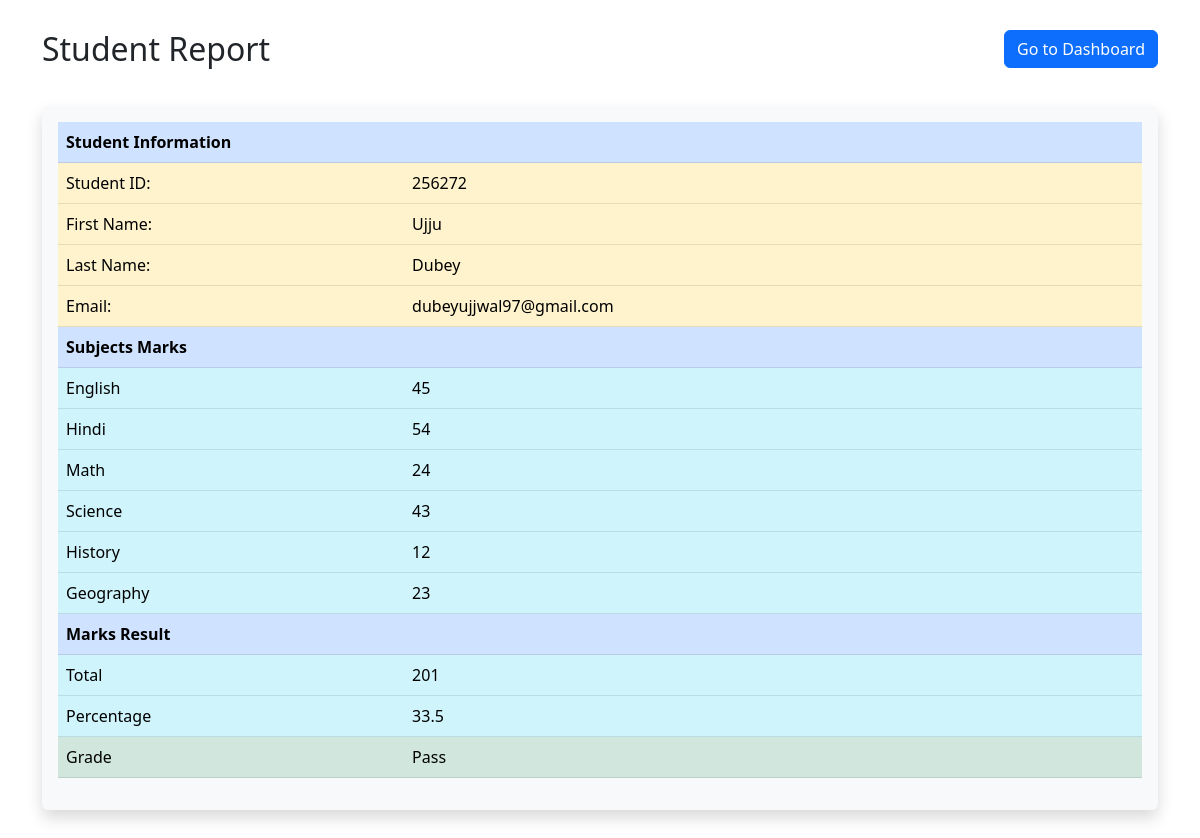
The app's page /view_report.php?record=9 with its own data.
### tables this page shows
CREATE TABLE `report` (
  `id` int(11) NOT NULL,
  `student_id` int(10) NOT NULL,
  `first_name` varchar(20) NOT NULL,
  `last_name` varchar(20) NOT NULL,
  `batch_class` varchar(20) NOT NULL,
  `email` varchar(100) NOT NULL,
  `english_marks` int(3) NOT NULL,
  `hindi_marks` int(3) NOT NULL,
  `math_marks` int(3) NOT NULL,
  `science_marks` int(3) NOT NULL,
  `history_marks` int(3) NOT NULL,
  `geography_marks` int(3) NOT NULL,
  `remarks` text NOT NULL,
  `grade` varchar(20) NOT NULL
);

### view_report.php (the view, shortened to what this page needs)
<?php
include_once('connection.php');
$record = $_GET['record'];
$query="SELECT * FROM report where id = '$record'";
$result = mysqli_query($conn, $query);
$row = mysqli_fetch_assoc($result);
$total = ($row['english_marks'] + $row['hindi_marks'] + $row['math_marks'] + $row['science_marks'] + $row['history_marks'] + $row['geography_marks'])
?>
<!doctype html>
<html lang="en">
  <head>
    <link href="https://cdn.jsdelivr.net/npm/bootstrap@5.3.0/dist/css/bootstrap.min.css" rel="stylesheet">
  </head>
  <body>
    <div class="container">
        <div class="header">
            <div class="row">
                <div class="col-md-6">
                    <h2>Student Report</h2>
                </div>
                <div class="col-md-6">
                    <a href="index.php" class="btn btn-md btn-primary float-end">Go to Dashboard</a>
                </div>
            </div>
        </div>
        <div class="shadow p-3 mb-5 bg-body-tertiary rounded main_div">
            <table class="table">
              <tr class="table-primary">
                <th colspan="4">Student Information</th>
              </tr>
              <tr class="table-warning">
                <td colspan="2">Student ID:</td>
                <td colspan="2"><?=$row['student_id'];?></td>
              </tr>
              <tr class="table-warning">
                <td colspan="2">First Name:</td>
                <td colspan="2"><?=$row['first_name'];?></td>
              </tr>
              <tr class="table-warning">
                <td colspan="2">Last Name:</td>
                <td colspan="2"><?=$row['last_name'];?></td>
              </tr>
              <tr class="table-warning">
                <td colspan="2">Email:</td>
                <td colspan="2"><?=$row['email'];?></td>
              </tr>
              <tr class="table-primary">
                <th colspan="4">Subjects Marks</th>
              </tr>
              <tr class="table-info">
                <td colspan="2">English</td>
                <td colspan="2"><?=$row['english_marks'];?></td>
              </tr>
              <tr class="table-info">
                <td colspan="2">Hindi</td>
                <td colspan="2"><?=$row['hindi_marks'];?></td>
              </tr>
              <tr class="table-info">
                <td colspan="2">Math</td>
                <td colspan="2"><?=$row['math_marks'];?></td>
              </tr>
              <tr class="table-info">
                <td colspan="2">Science</td>
                <td colspan="2"><?=$row['science_marks'];?></td>
              </tr>
              <tr class="table-info">
                <td colspan="2">History</td>
                <td colspan="2"><?=$row['history_marks'];?></td>
              </tr>
              <tr class="table-info">
                <td colspan="2">Geography</td>
                <td colspan="2"><?=$row['geography_marks'];?></td>
              </tr>
              <tr class="table-primary">
                <th colspan="4">Marks Result</th>
              </tr>
              <tr class="table-info">
                <td colspan="2">Total</td>
                <td colspan="2"><?=$total;?></td>
              </tr>
              <tr class="table-info">
                <td colspan="2">Percentage</td>
                <td colspan="2"><?=round($total/6, 2);?></td>
              </tr>
              <tr class="table-success">
                <td colspan="2">Grade</td>
                <td colspan="2"><?=$row['grade'];?></td>
              </tr>
            </table>
        </div>
    </div>
  </body>
</html>

### view_report.php (style rules this page uses)
.main_div { padding: 20px; }
.header { padding: 30px 0; }

### records on screen
report: student "256272", first_name "Ujju", last_name "Dubey", email "dubeyujjwal97@gmail.com", english_marks "45", hindi_marks "54", math_marks "24", science_marks "43", history_marks "12", geography_marks "23", total "201", $total/6 "33.5", grade "Pass"
